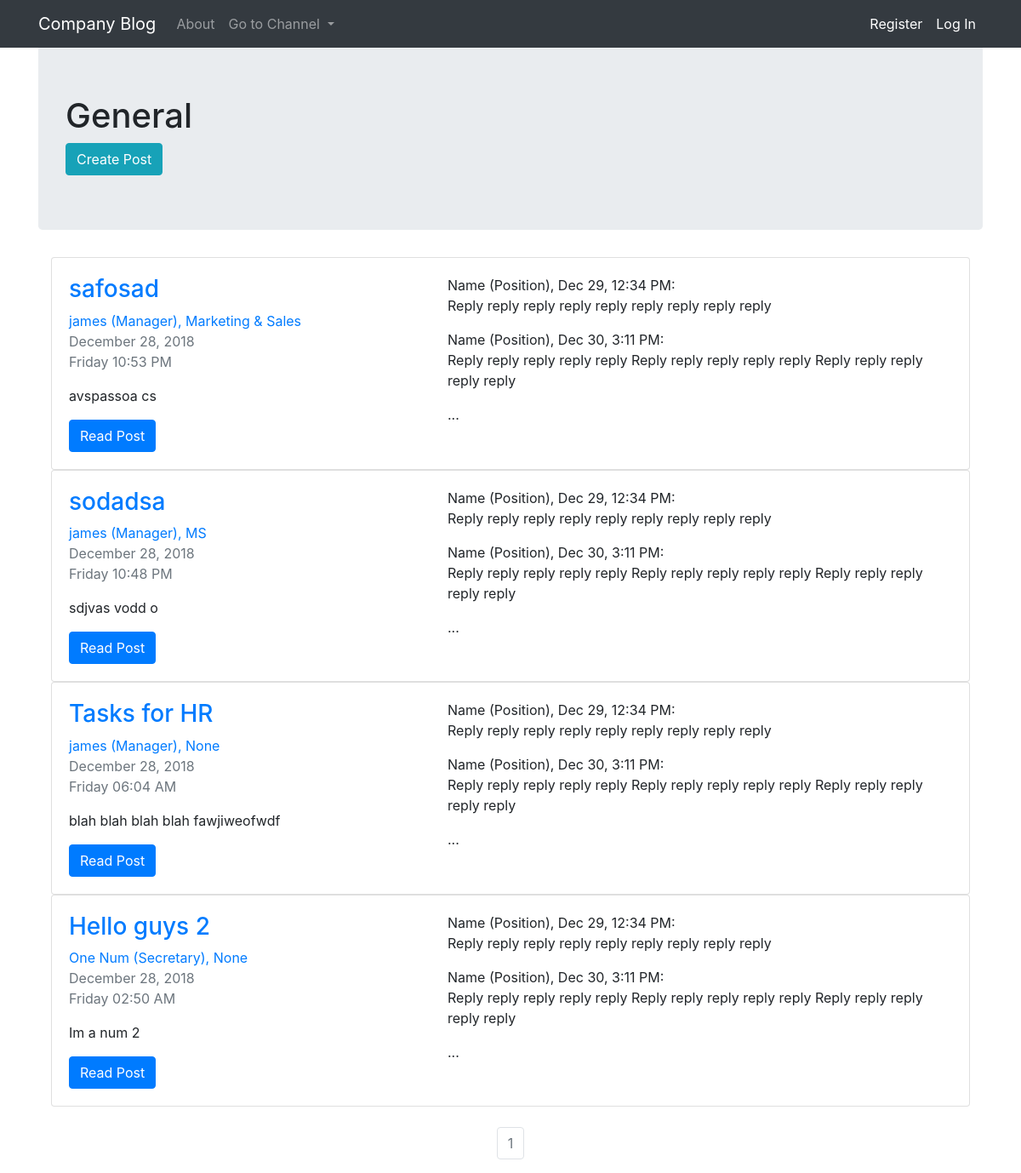
Screenshot of /department/General with the database file from the repository.
### blogApp/models.py (models this page shows, shortened)
class Post(db.Model):
    users = db.relationship(User)
    id = db.Column(db.Integer, primary_key=True)
    user_id = db.Column(db.Integer, db.ForeignKey('users.id'), nullable=False)
    date = db.Column(db.DateTime, nullable=False, default = datetime.utcnow)
    title = db.Column(db.String(128), nullable=False)
    department = db.Column(db.String(128))
    text = db.Column(db.Text, nullable=False)

class User(db.Model, UserMixin):
    __tablename__ = 'users'
    id = db.Column(db.Integer, primary_key = True)
    email = db.Column(db.String(64), unique=True, index=True)
    username = db.Column(db.String(64), unique=True, index=True)
    position = db.Column(db.String(64), index=True)
    password_hash = db.Column(db.String(128))
    posts = db.relationship('Post', backref='author', lazy=True)

### blogApp/core/views.py (the view)
@core.route('/department/<department>')
def department(department):
	page = request.args.get('page', 1, type=int)
	posts = Post.query.order_by(Post.date.desc()).paginate(page=page, per_page=10)
	title = department
	return render_template('department.html', posts=posts, title=title)

### blogApp/templates/department.html (shortened to what this page needs)
{% extends "base.html" %}
{% block content %}
<div class="jumbotron">
	<h1>{{title}}</h1>
	<a class="btn btn-info" href="{{ url_for('posts.create_post') }}">Create Post</a>
</div>
<div class="container">
	{% for item in posts.items %}
	<div class="card" >
		<div class="card-body row">
			<div class="col-md-5">
				<h3><a class="card-title" href="  {{ url_for('posts.view_post', post_id=item.id) }}">{{ item.title }}</a></h3>
				<a href="{{ url_for('users.user_posts', username=item.author.username) }}">{{ item.author.username }} ({{item.author.position}}), {{item.department}}</a>
				<p class="text-muted">
				    {{ item.date.strftime(' %B %d, %Y') }}<br>
				    {{ item.date.strftime('%A %I:%M %p') }}
				</p>
				{% if item.text|length < 100 %}
				<p class="card-text">{{ item.text }}</p>
				{% else %}
				<p class="card-text">{{ item.text[:100] }}...</p>
				{% endif %}
				<a href="{{ url_for('posts.view_post', post_id=item.id) }}" class="btn btn-primary">Read Post</a>
			</div>
			<div class="col-md-7">
				Name (Position), Dec 29, 12:34 PM:
				<p>Reply reply reply reply reply reply reply reply reply</p>
				Name (Position), Dec 30, 3:11 PM:
				<p>Reply reply reply reply reply Reply reply reply reply reply Reply reply reply reply reply</p>
				<p>...</p>
			</div>
		</div>
	</div>
	{% endfor %}
</div>
<br>
<nav aria-label="Page navigation example">
	<ul class="pagination justify-content-center">
		{% for page_num in posts.iter_pages(left_edge=1, right_edge=1, left_current=1, right_current=2) %}
		{% if posts.page == page_num %}
		<li class="page-item disabled">
			<a class="page-link" href="{{ url_for('core.index', page=page_num) }}">{{ page_num }}</a></li>
		{% else %}
		<li class="page-item"><a class="page-link" href="{{ url_for('core.index', page=page_num) }}">{{ page_num }}</a></li>
		{% endif %}
		{% endfor %}
	</ul>
</nav>
{% endblock %}

### rows the page displays
Post: title "safosad", author.username "james", author.position "Manager", department "Marketing & Sales", date "December 28, 2018", date "Friday 10:53 PM", text "avspassoa cs"
Post: title "sodadsa", author.username "james", author.position "Manager", department "MS", date "December 28, 2018", date "Friday 10:48 PM", text "sdjvas vodd o"
Post: title "Tasks for HR", author.username "james", author.position "Manager", department "None", date "December 28, 2018", date "Friday 06:04 AM", text "blah blah blah blah fawjiweofwdf"
Post: title "Hello guys 2", author.username "One Num", author.position "Secretary", department "None", date "December 28, 2018", date "Friday 02:50 AM", text "Im a num 2"

### other values shown
{{ title }} "General"
{{ page_num }} "1"
